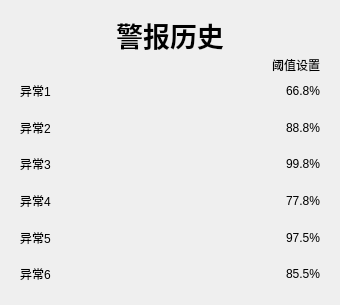
      <widget class="QWidget" name="page_2">
       <property name="styleSheet">
        <string notr="true">border-color: rgb(129, 242, 255);
border-width: 0px;border-radius:5px;</string>
       </property>
       <layout class="QHBoxLayout" name="horizontalLayout_4">
        <item>
         <widget class="QWidget" name="widget_2" native="true">
          <layout class="QHBoxLayout" name="horizontalLayout_3">
           <item>
            <layout class="QVBoxLayout" name="verticalLayout_7" stretch="1,0,1,1,1,1,1,1,1,1,1,1,1">
             <item>
              <widget class="QLabel" name="label_3">
               <property name="enabled">
                <bool>true</bool>
               </property>
               <property name="minimumSize">
                <size>
                 <width>300</width>
                 <height>30</height>
                </size>
               </property>
               <property name="maximumSize">
                <size>
                 <width>16777215</width>
                 <height>50</height>
                </size>
               </property>
               <property name="font">
                <font>
                 <family>黑体</family>
                 <pointsize>20</pointsize>
                 <weight>75</weight>
                 <bold>true</bold>
                </font>
               </property>
               <property name="text">
                <string>警报历史</string>
               </property>
               <property name="alignment">
                <set>Qt::AlignCenter</set>
               </property>
              </widget>
             </item>
             <item>
              <layout class="QHBoxLayout" name="horizontalLayout_5">
               <item>
                <spacer name="horizontalSpacer_2">
                 <property name="orientation">
                  <enum>Qt::Horizontal</enum>
                 </property>
                 <property name="sizeHint" stdset="0">
                  <size>
                   <width>128</width>
                   <height>1</height>
                  </size>
                 </property>
                </spacer>
               </item>
               <item>
                <widget class="QPushButton" name="pushButton_24">
                 <property name="text">
                  <string>阈值设置</string>
                 </property>
                </widget>
               </item>
              </layout>
             </item>
             <item>
              <layout class="QHBoxLayout" name="horizontalLayout_9">
               <item>
                <widget class="QLabel" name="label_22">
                 <property name="text">
                  <string>异常1</string>
                 </property>
                </widget>
               </item>
               <item>
                <spacer name="horizontalSpacer_10">
                 <property name="orientation">
                  <enum>Qt::Horizontal</enum>
                 </property>
                 <property name="sizeHint" stdset="0">
                  <size>
                   <width>40</width>
                   <height>20</height>
                  </size>
                 </property>
                </spacer>
               </item>
               <item>
                <widget class="QLabel" name="label_23">
                 <property name="text">
                  <string>66.8%</string>
                 </property>
                </widget>
               </item>
              </layout>
             </item>
             <item>
              <widget class="Line" name="line_3">
               <property name="orientation">
                <enum>Qt::Horizontal</enum>
               </property>
              </widget>
             </item>
             <item>
              <layout class="QHBoxLayout" name="horizontalLayout_18">
               <item>
                <widget class="QLabel" name="label_38">
                 <property name="text">
                  <string>异常2</string>
                 </property>
                </widget>
               </item>
               <item>
                <spacer name="horizontalSpacer_18">
                 <property name="orientation">
                  <enum>Qt::Horizontal</enum>
                 </property>
                 <property name="sizeHint" stdset="0">
                  <size>
                   <width>40</width>
                   <height>20</height>
                  </size>
                 </property>
                </spacer>
               </item>
               <item>
                <widget class="QLabel" name="label_39">
                 <property name="text">
                  <string>88.8%</string>
                 </property>
                </widget>
               </item>
              </layout>
             </item>
             <item>
              <widget class="Line" name="line_9">
               <property name="orientation">
                <enum>Qt::Horizontal</enum>
               </property>
              </widget>
             </item>
             <item>
              <layout class="QHBoxLayout" name="horizontalLayout_19">
               <item>
                <widget class="QLabel" name="label_40">
                 <property name="text">
                  <string>异常3</string>
                 </property>
                </widget>
               </item>
               <item>
                <spacer name="horizontalSpacer_19">
                 <property name="orientation">
                  <enum>Qt::Horizontal</enum>
                 </property>
                 <property name="sizeHint" stdset="0">
                  <size>
                   <width>40</width>
                   <height>20</height>
                  </size>
                 </property>
                </spacer>
               </item>
               <item>
                <widget class="QLabel" name="label_41">
                 <property name="text">
                  <string>99.8%</string>
                 </property>
                </widget>
               </item>
              </layout>
             </item>
             <item>
              <widget class="Line" name="line_10">
               <property name="orientation">
                <enum>Qt::Horizontal</enum>
               </property>
              </widget>
             </item>
             <item>
              <layout class="QHBoxLayout" name="horizontalLayout_20">
               <item>
                <widget class="QLabel" name="label_42">
                 <property name="text">
                  <string>异常4</string>
                 </property>
                </widget>
               </item>
               <item>
                <spacer name="horizontalSpacer_20">
                 <property name="orientation">
                  <enum>Qt::Horizontal</enum>
                 </property>
                 <property name="sizeHint" stdset="0">
                  <size>
                   <width>40</width>
                   <height>20</height>
                  </size>
                 </property>
                </spacer>
               </item>
               <item>
                <widget class="QLabel" name="label_43">
                 <property name="text">
                  <string>77.8%</string>
                 </property>
                </widget>
               </item>
              </layout>
             </item>
             <item>
              <widget class="Line" name="line_11">
               <property name="orientation">
                <enum>Qt::Horizontal</enum>
               </property>
              </widget>
             </item>
             <item>
              <layout class="QHBoxLayout" name="horizontalLayout_21">
               <item>
                <widget class="QLabel" name="label_44">
                 <property name="text">
                  <string>异常5</string>
                 </property>
                </widget>
               </item>
               <item>
                <spacer name="horizontalSpacer_21">
                 <property name="orientation">
                  <enum>Qt::Horizontal</enum>
                 </property>
                 <property name="sizeHint" stdset="0">
                  <size>
                   <width>40</width>
                   <height>20</height>
                  </size>
                 </property>
                </spacer>
               </item>
               <item>
                <widget class="QLabel" name="label_45">
                 <property name="text">
                  <string>97.5%</string>
                 </property>
                </widget>
               </item>
              </layout>
             </item>
             <item>
              <widget class="Line" name="line_12">
               <property name="orientation">
                <enum>Qt::Horizontal</enum>
               </property>
              </widget>
             </item>
             <item>
              <layout class="QHBoxLayout" name="horizontalLayout_22">
               <item>
                <widget class="QLabel" name="label_46">
                 <property name="text">
                  <string>异常6</string>
                 </property>
                </widget>
               </item>
               <item>
                <spacer name="horizontalSpacer_22">
                 <property name="orientation">
                  <enum>Qt::Horizontal</enum>
                 </property>
                 <property name="sizeHint" stdset="0">
                  <size>
                   <width>40</width>
                   <height>20</height>
                  </size>
                 </property>
                </spacer>
               </item>
               <item>
                <widget class="QLabel" name="label_47">
                 <property name="text">
                  <string>85.5%</string>
                 </property>
                </widget>
               </item>
              </layout>
             </item>
            </layout>
           </item>
          </layout>
         </widget>
        </item>
       </layout>
      </widget>
